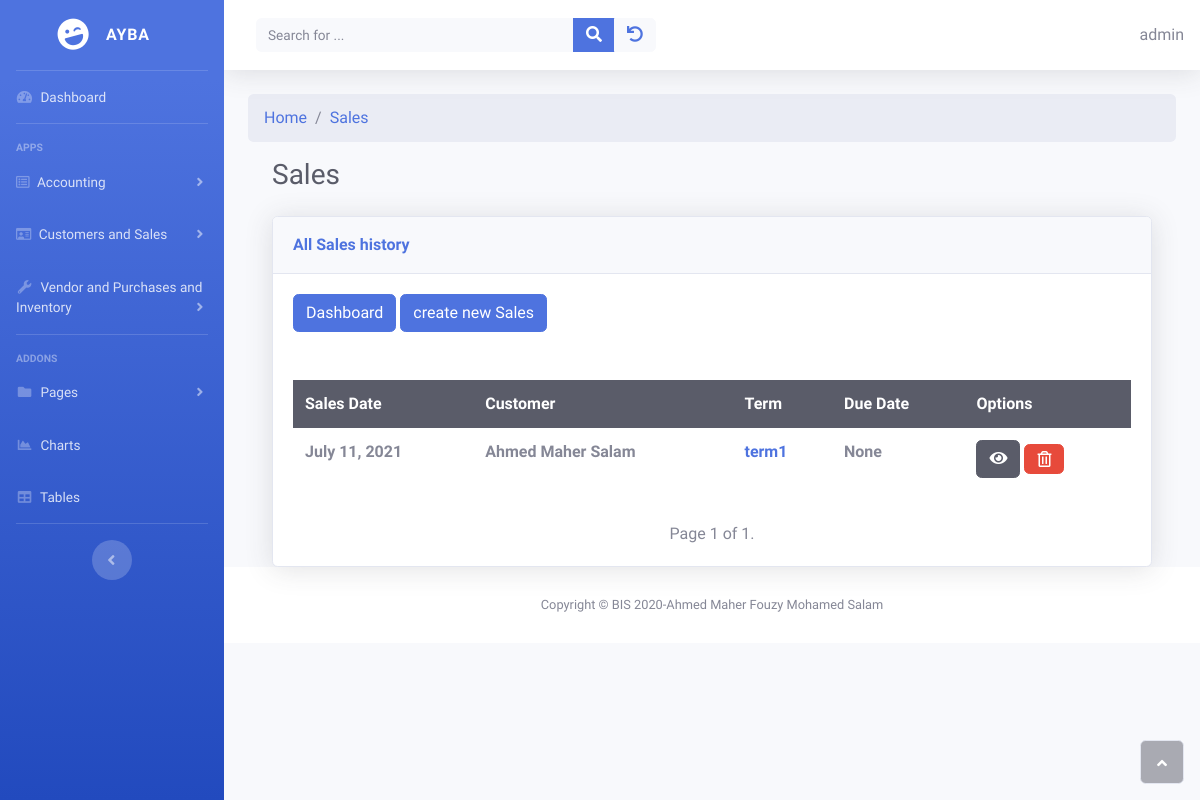
Page /inventory/sales_list (signed in) on the earlier database version.
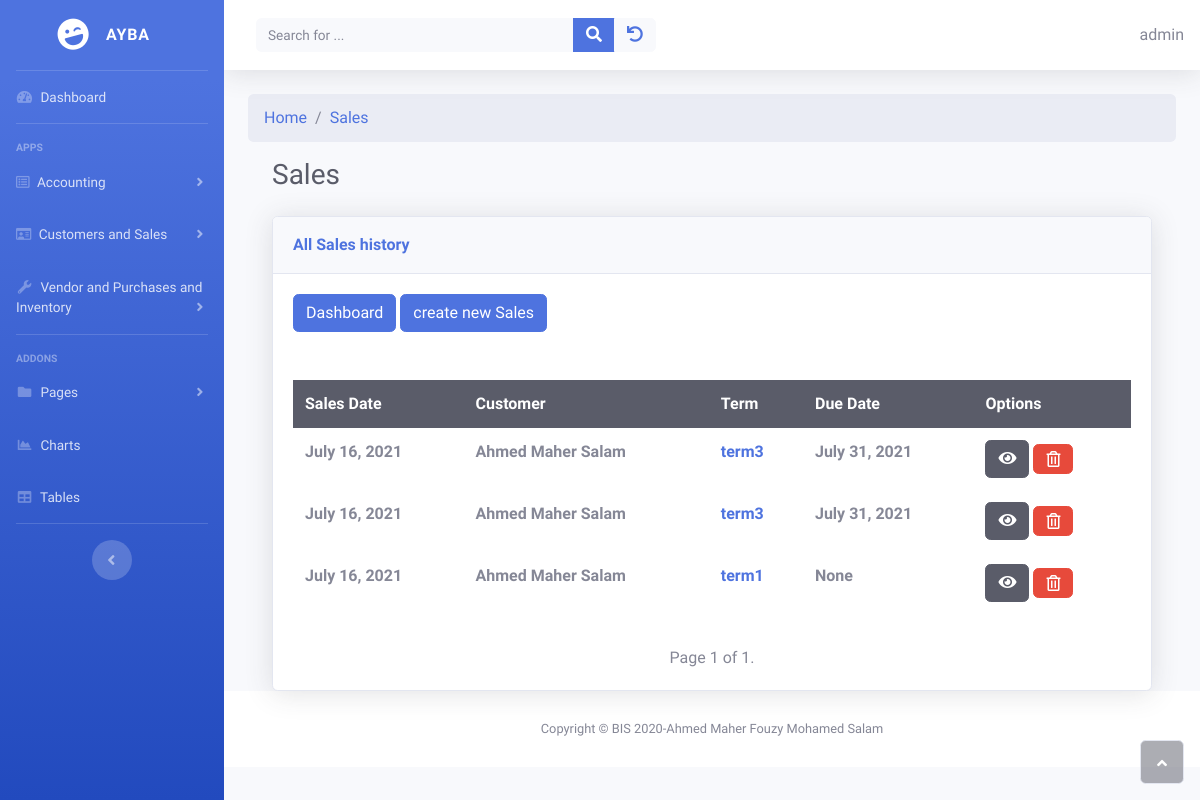
Same page on the later database version.
### inventory/models.py (models this page shows, shortened)
class DueDateMixin:
    def check_due_date(self):
        """
        retrun due date if user don't specify it's directly and used terms instead
        """
        if hasattr(self, 'purchase_date'):
            issue_date = self.purchase_date
        else:
            issue_date = self.sales_date
        if self.due_date:
            return self.due_date
        else:
            if self.term.terms == PaymentSalesTerm.Term.DAYS.value:
                return issue_date + timezone.timedelta(days=self.term.num_of_days_due)
            elif self.term.terms == PaymentSalesTerm.Term.END_OF_MONTH.value:
                return timezone.datetime(
                    year = issue_date.year ,
                    month = issue_date.month ,
                    day = calendar.monthrange(
                            year= issue_date.year ,
                            month = issue_date.month
                    )[1]
                )
            elif self.term.terms == PaymentSalesTerm.Term.NEXT_MONTH.value:
                if issue_date.month == 12:
                    return timezone.datetime(
                            year = issue_date.year + 1 ,
                            month = 1 ,
                            day = issue_date.day
                )
                else:
                    return timezone.datetime(
                        year = issue_date.year ,
                        month = issue_date.month + 1,
                        day = issue_date.day
                    )

class Sale(DueDateMixin, models.Model):
    customer = models.ForeignKey('Customers_Sales.Customer', on_delete=models.CASCADE)
    owner = models.ForeignKey(get_user_model(), on_delete=models.CASCADE)
    term = models.ForeignKey(PaymentSalesTerm, on_delete=models.CASCADE)
    frieght_out = models.FloatField(default=0)
    sales_date = models.DateField(default=current_date)
    due_date = models.DateField(
        help_text="optional if you want to specify it by yourself",
        null = True ,
        blank = True,
    )

class PaymentSalesTerm(models.Model):
    class Term(models.IntegerChoices):
        CASH = 0 , _("Pay CASH")
        ON_DEMAND = 1 , _("Cash On Demand")
        DAYS = 2, _("Due in number of days")
        END_OF_MONTH = 3,_("Due at the end of month")
        NEXT_MONTH = 4,_("Due on the next Month")
        OTHER = 5, _("let me specify the due date DD-MM-YYY")
    class PAY_METHOD(models.IntegerChoices):
        CASH = 1
        ACCOUNTS_PAYABLE = 2
    owner = models.ForeignKey(get_user_model(), on_delete=models.CASCADE)
    config = models.CharField(
        max_length=100,
        help_text="Specify name for this setting"
        )
    terms = models.IntegerField(choices=Term.choices , default=Term.CASH , blank=False)
    num_of_days_due = models.PositiveSmallIntegerField(
        help_text="in case of you want to specify number of days due",
        default= 0
    )
    discount_in_days = models.PositiveSmallIntegerField(
        validators=[MaxValueValidator(32)] ,
        null = True,
        blank = True,
        default = 0
    )
    discount_percentage = models.FloatField(
        help_text="Enter discount like this 5%>>will be  5 not 0.05",
        default = 0
    )
    cash_account =  models.ForeignKey('sole_proprietorship.Accounts',on_delete=models.CASCADE , related_name='payment_sales_term_cash_account')
    accounts_payable =models.ForeignKey('sole_proprietorship.Accounts',on_delete=models.CASCADE , related_name='payment_sales_term_accounts_payable_account')
    freight_in_account = models.ForeignKey('sole_proprietorship.Accounts',
                                    on_delete=models.CASCADE,
                                    related_name='freight_in_account',
                                    help_text='choose A/p or Cash to determine if you paid this cost cash or not')
    freight_out_account = models.ForeignKey('sole_proprietorship.Accounts',
        on_delete= models.CASCADE,
        help_text = 'choose frieght out expense account',
        related_name = 'freight_out_account'
    )
    pay_freight_out = models.IntegerField(choices=PAY_METHOD.choices,
        help_text = 'How You will pay frieht-out?',
    )
    COGS =  models.ForeignKey('sole_proprietorship.Accounts',
    on_delete=models.CASCADE,
    help_text='Select Cost of goods sold Account',
    related_name = 'COGS'
    )
    sales_revenue = models.ForeignKey('sole_proprietorship.Accounts',
        on_delete=models.CASCADE,
        help_text='Select Sales revenue account',
        related_name = 'sales_revenue'
    )
    accounts_receivable = models.ForeignKey('sole_proprietorship.Accounts',
        on_delete=models.CASCADE,
        help_text='Select Accounts receivable account',
        related_name = 'accounts_receivable'
    )
    sales_return = models.ForeignKey('sole_proprietorship.Accounts',
        on_delete=models.CASCADE,
        help_text='Select Sales return account',
        related_name = 'sales_return'
    )
    sales_allowance = models.ForeignKey('sole_proprietorship.Accounts',
        on_delete=models.CASCADE,
        help_text='Select Sales allowance account',
        related_name = 'sales_allowance'
    )
    sales_discount = models.ForeignKey('sole_proprietorship.Accounts',
        on_delete=models.CASCADE,
        help_text='Select Sales discount account',
        related_name = 'sales_discount'
    )
    def __str__(self):
        return self.config

### Customers_Sales/models.py (models this page shows)
class Customer(models.Model):
    owner = models.ForeignKey(settings.AUTH_USER_MODEL, on_delete=models.CASCADE)
    first_name  = models.CharField(max_length=50)
    last_name   = models.CharField(max_length=50)
    middle_name = models.CharField(max_length=50 , blank=True , null=True)
    account_number = models.IntegerField(blank=True , null=True)
    prospect = models.BooleanField()
    inactive = models.BooleanField()
    customer_type = models.ForeignKey(CustomerType , on_delete=models.CASCADE , blank=True , null=True)
    @property
    def full_name(self):
        return '%s %s %s' % (self.first_name, self.middle_name , self.last_name)
    def __str__(self):
        return self.full_name

### inventory/views.py (the view)
# urls.py: path('sales_list', views.SalesListView.as_view(), name='sales_list'),
class SalesListView(LoginRequiredMixin, ListView):
    model = Sale
    template_name = "inventory/sales_list.html"
    paginate_by = 20
    ordering = ['-sales_date']
    def get_queryset(self):
        qs = super().get_queryset().select_related(
            'term'
            ).filter(owner= self.request.user)
        return qs

### inventory/templates/inventory/sales_list.html (shortened to what this page needs)
{% extends "inventory/customers_sales_index.html" %}
{% block content %}
<div class="container-fluid">
    <h3 class="text-dark mb-4">Sales</h3>
    <div class="card shadow">
        <div class="card-header py-3">
            <p class="text-primary m-0 font-weight-bold">All Sales history</p>
        </div>
    <div class="card-body">
            <a href="{% url 'inventory:purchases_dashboard' %}">
              <button class="btn btn-primary">Dashboard</button>
            </a>
            <a href="{% url 'inventory:create_sales' %}">
                <button class="btn btn-primary">create new Sales</button>
            </a>
    </div>
        <div class="card-body">
            <div class="table-responsive table mt-2" role="grid" aria-describedby="dataTable_info">
                <table class="table table-hover table-borderless">
                    <thead class="table-dark">
                        <tr>
                            <th>Sales Date</th>
                            <th>Customer</th>
                            <th>Term</th>
                            <th>Due Date</th>
                            <th>Options</th>
                        </tr>
                    </thead>
                    <tbody>
                        {% if sale_list %}
                            {% for sale in sale_list %}
                            <tr>
                                <td><strong>{{ sale.sales_date }}</strong></td>
                                <td><strong>{{ sale.customer}}</strong></td>
                                <td>
                                    <strong>
                                        <a href="{% url 'inventory:list_term'%}" target="blank">{{ sale.term}}</a>
                                    </strong>
                                </td>
                                <td><strong>{{ sale.due_date }}</strong></td>
                                <td>
                                    <a href="{% url 'inventory:sale_detail' sale.pk %}" target="_blank"><button class="btn btn-dark" type="button"><i class="fa fa-eye"></i></button></a>
                                    <a href="{% url 'inventory:delete_sales' sale.id %}">
                                        <button type="button" class="btn btn-danger"><i class="far fa-trash-alt d-xl-flex justify-content-xl-center align-items-xl-center"></i></button>
                                    </a>
                                </td>
                            </tr>
                            {% endfor %}
                          {% else %}
                            <p>There are no accounts in the database.</p>
                          {% endif %}
                    </tbody>
                </table>
            </div>
            {% load sole_proprietorship_extras %}
            {% include 'home/pagination.html' %}
        </div>
    </div>
{% endblock %}

### inventory/templates/inventory/customers_sales_index.html (shortened to what this page needs)
{% extends "home/base.html" %}
{% block breadcrumb %}
<nav aria-label="breadcrumb">
    <ol class="breadcrumb">
        <li class="breadcrumb-item"><a href="{% url 'Customer_Sales:home' %}">Home</a></li>
        <li class="breadcrumb-item"><a href="{% url 'inventory:sales_list' %}">Sales</a></li>
    </ol>
</nav>
{% endblock %}

### home/templates/home/base.html (shortened to what this page needs)
{% load static%}
<!DOCTYPE html>
<html>
<head>
    <link rel="stylesheet" href="{% static 'home/bootstrap/css/bootstrap.min.css' %}">
    <link rel="stylesheet" href="{% static 'home/css/styles.min.css' %}">
    <link rel="stylesheet" href="https://use.fontawesome.com/releases/v5.12.0/css/all.css">
</head>
<body id="page-top">
    <div id="wrapper">
       {% include 'home/sidebar.html' %}
        <div class="d-flex flex-column" id="content-wrapper">
            <div id="content">
                <nav class="navbar navbar-light navbar-expand bg-white shadow mb-4 topbar static-top">
                    <div class="container-fluid"><button class="btn btn-link d-md-none rounded-circle mr-3" id="sidebarToggleTop" type="button"></button>
                        <div class="form-inline d-none d-sm-inline-block mr-auto ml-md-3 my-2 my-md-0 mw-100 navbar-search">
                            <div class="input-group"><input id="search" class="bg-light form-control border-0 small" type="text" placeholder="Search for ..." name="search"   {% if search %} value="{{ search }}" {% endif %}>
                                <div class="input-group-append"><button id= "search-btn" class="btn btn-primary py-0" ><i class="fas fa-search"></i></button></div>
                                <div class="input-group-append"><button class="btn btn-light py-0" type="button"><a href="{% url 'projects:home' %}"><i class="fa fa-undo"></i></a></button></div>
                            </div>
                        </div>
                        <div>
                            {{ user.username }}
                        </div>
                    </div>
                </nav>
                <div class="container">
                    {% block breadcrumb %}{% endblock %}
                    <div id="ajax">
                    {% block content %}{% endblock%}
                    </div>
                </div>
            </div>
            <footer class="bg-white sticky-footer">
                <div class="container my-auto">
                    <div class="text-center my-auto copyright"><span>Copyright © BIS 2020-Ahmed Maher Fouzy Mohamed Salam</span></div>
                </div>
            </footer>
        </div><a class="border rounded d-inline scroll-to-top" href="#page-top"><i class="fas fa-angle-up"></i></a></div>
</body>
</html>

### home/templates/home/sidebar.html (shortened to what this page needs)
<ul class="navbar-nav bg-gradient-primary sidebar sidebar-dark accordion" id="accordionSidebar">
    <a class="sidebar-brand d-flex align-items-center justify-content-center" href="{% url 'home:home' %}">
        <div class="sidebar-brand-icon rotate-n-15">
            <i class="fas fa-laugh-wink"></i>
        </div>
        <div class="sidebar-brand-text mx-3">AYBA</div>
    </a>
    <hr class="sidebar-divider my-0">
    <li class="nav-item active">
        <a class="nav-link" href="{% url 'home:home' %}">
            <i class="fas fa-fw fa-tachometer-alt"></i>
            <span>Dashboard</span></a>
    </li>
    <hr class="sidebar-divider">
    <div class="sidebar-heading">
        Apps
    </div>
    <li class="nav-item">
        <a class="nav-link collapsed" href="#" data-toggle="collapse" data-target="#Accounting" aria-expanded="true" aria-controls="collapseTwo">
            <i class="far fa-list-alt"></i>
            <span>Accounting</span>
        </a>
    </li>
    <li class="nav-item">
        <a class="nav-link collapsed" href="#" data-toggle="collapse" data-target="#collapseCustomer" aria-expanded="true" aria-controls="collapseUtilities">
            <i class="far fa-id-card"></i>
            <span>Customers and Sales</span>
        </a>
    </li>
    <li class="nav-item">
        <a class="nav-link collapsed" href="#" data-toggle="collapse" data-target="#collapseUtilities" aria-expanded="true" aria-controls="collapseUtilities">
            <i class="fas fa-fw fa-wrench"></i>
            <span>Vendor and Purchases and Inventory</span>
        </a>
    </li>
    <hr class="sidebar-divider">
    <div class="sidebar-heading">
        Addons
    </div>
    <li class="nav-item">
        <a class="nav-link collapsed" href="#" data-toggle="collapse" data-target="#collapsePages" aria-expanded="true" aria-controls="collapsePages">
            <i class="fas fa-fw fa-folder"></i>
            <span>Pages</span>
        </a>
    </li>
    <li class="nav-item">
        <a class="nav-link" href="charts.html">
            <i class="fas fa-fw fa-chart-area"></i>
            <span>Charts</span></a>
    </li>
    <li class="nav-item">
        <a class="nav-link" href="tables.html">
            <i class="fas fa-fw fa-table"></i>
            <span>Tables</span></a>
    </li>
    <hr class="sidebar-divider d-none d-md-block">
    <div class="text-center d-none d-md-inline">
        <button class="rounded-circle border-0" id="sidebarToggle"></button>
    </div>
</ul>

### home/templates/home/pagination.html (shortened to what this page needs)
<div class="row justify-content-center">
    <div class="pagination">
            <span class="step-links">
                <span class="current">
                    Page {{ page_obj.number }} of {{ page_obj.paginator.num_pages }}.
                </span>
            </span>
    </div>
</div>

Differences in the rows shown:
removed Sale: sales_date "July 11, 2021", customer "Ahmed Maher Salam", term "term1", due_date "None"
added Sale: sales_date "July 16, 2021", customer "Ahmed Maher Salam", term "term3", due_date "July 31, 2021"
added Sale: sales_date "July 16, 2021", customer "Ahmed Maher Salam", term "term3", due_date "July 31, 2021"
added Sale: sales_date "July 16, 2021", customer "Ahmed Maher Salam", term "term1", due_date "None"
